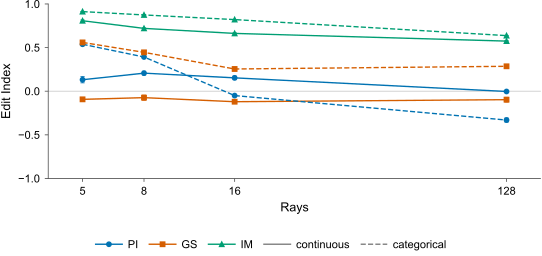

The script that saved this image:
"""Edit Index against ray count with the seed spread (Results, beside the editability table, or appendix).

Numbers come from the tables' own reader, ``pim.figures.tables.collect``, so they are the paper's. Per (run,
block, editor): the parent run's reported arm (``pim.metrics.selection.best_arm`` — the best Edit Index inside
the fidelity guard; ``guarded`` False when no arm passes) and, through ``F.rep_sd``
(``pim.metrics.replicates.pool_replicates``), the seed replicates' pooled mean and SD (n − 1) at a matched
training budget. Plotted: the pooled mean with ± SD bars where n > 1, else the parent's value; the parent's
reported arm outside the guard is drawn hollow. "continuous" = the ``cartesian`` block, "categorical" = the
``appearance-fac`` block (its IM is the categorical inverse map). PI, GS and IM only (round 4, Sevan: ND dropped).
Nothing is computed here.

    .pim/bin/python paper/figs/editability_trends/by_rays.py         # by_rays.pdf/.png (one panel), pieces/B_*.pdf, values
    .pim/bin/python paper/figs/editability_trends/by_rays.py --all   # also, under extra/: the two-panel form
                                                                     # (continuous | categorical) and the half-width panel
"""
from __future__ import annotations

import json
import sys
from pathlib import Path

import matplotlib
import numpy as np

sys.path.insert(0, str(Path(__file__).resolve().parents[1]))            # paper/figs
import paper_style as ps                                                # noqa: E402

REPO = Path(__file__).resolve().parents[3]
sys.path.insert(0, str(REPO))
from pim.figures import tables as T                                     # noqa: E402
from pim.figures.theme import style_ax                                  # noqa: E402

matplotlib.rcdefaults()                     # importing pim.figures.tables applies seaborn's theme; undo it
ps.apply()
import matplotlib.pyplot as plt                                         # noqa: E402
from matplotlib.lines import Line2D                                     # noqa: E402
from matplotlib.ticker import NullLocator                               # noqa: E402

OUT = Path(__file__).resolve().parent
PIECES, EXTRA_DIR = OUT / "pieces", OUT / "extra"
RAYS = (5, 8, 16, 128)
RUN = {r: f"L-dw-{r}ray-20m" for r in RAYS}
BLOCK = {"continuous": "cartesian", "categorical": "appearance-fac"}
LS = {"continuous": "-", "categorical": "--"}
EDITORS = ("PI", "GS", "IM")
MARK = {"PI": "o", "GS": "s", "IM": "^"}
GREY, ZERO = "#7f7f7f", "#c8c8c8"
LEGEND_GAP = 0.18           # inches of clear space between the x-axis label and the legend row beneath it

T.set_basis("cartesian")
F = T.collect([], list(RUN.values()))
assert not F.missing, F.missing


def cell(r: int, block: str, ed: str) -> dict:
    """What the figure shows for one (rays, block, editor): parent's reported arm + the replicates' spread."""
    row = F.df[(F.df["run"] == RUN[r]) & (F.df["basis"] == BLOCK[block])].iloc[0]
    rep = F.rep_sd.get((RUN[r], BLOCK[block]), {})
    n = int(rep.get("n", 1))
    mean, sd = float(rep.get(f"{ed} EI_mean", np.nan)), float(rep.get(f"{ed} EI", np.nan))
    return dict(rays=r, basis=block, editor=ed, n=n, steps=rep.get("steps"),
                canonical=float(row[f"{ed} EI"]), fid=float(row[f"{ed} fid"]), arm=str(row[f"{ed} arm"]),
                guarded=bool(row[f"{ed} guarded"]), mean=mean, sd=sd,
                plotted=mean if n > 1 and np.isfinite(mean) else float(row[f"{ed} EI"]),
                values=rep.get(f"{ed} EI_values"), fid_values=rep.get(f"{ed} fid_values"))


CELLS = [cell(r, block, ed) for block in BLOCK for ed in EDITORS for r in RAYS]


def series(block: str, ed: str) -> list[dict]:
    return [c for c in CELLS if c["basis"] == block and c["editor"] == ed]


# ── drawing ──────────────────────────────────────────────────────────────────


def _ax(ax):
    style_ax(ax)
    for side in ("top", "right"):
        ax.spines[side].set_visible(False)
    ax.tick_params(labelsize=8, labelcolor=ps.TEXT, length=2.5)
    ax.set_xscale("log")
    ax.set_xticks(RAYS)
    ax.set_xticklabels([str(r) for r in RAYS])
    ax.xaxis.set_minor_locator(NullLocator())
    ax.set_xlim(RAYS[0] / 1.3, RAYS[-1] * 1.3)
    ax.set_ylim(-1, 1)
    ax.set_yticks([-1, -0.5, 0, 0.5, 1])


def draw(ax, blocks, editors) -> bool:
    """Mean ± SD per ray count; hollow = the parent's reported arm is outside the guard. Returns whether any is."""
    ax.axhline(0, color=ZERO, lw=0.6, zorder=0)
    any_hollow = False
    for block in blocks:
        for ed in editors:
            S = series(block, ed)
            if all(np.isnan(s["plotted"]) for s in S):
                continue
            x, y, c = [s["rays"] for s in S], [s["plotted"] for s in S], ps.EDITOR_COLORS[ed]
            e = [s["sd"] if s["n"] > 1 else np.nan for s in S]
            ax.errorbar(x, y, yerr=e if np.isfinite(e).any() else None, color=c, ls=LS[block], marker=MARK[ed],
                        ms=3.2, lw=1.0, elinewidth=0.6, capsize=1.5, capthick=0.6, zorder=3)
            hollow = [(s["rays"], s["plotted"]) for s in S if not s["guarded"]]
            if hollow:
                any_hollow = True
                ax.plot(*zip(*hollow), ls="none", marker=MARK[ed], ms=3.2, mfc="white", mec=c, zorder=4)
    _ax(ax)
    return any_hollow


def key_editor(ed):
    return Line2D([], [], color=ps.EDITOR_COLORS[ed], marker=MARK[ed], ms=3.2, lw=1.0, label=ed)


def key_style(block):
    return Line2D([], [], color=GREY, ls=LS[block], lw=1.0, label=block)


def key_hollow():
    return Line2D([], [], ls="none", marker="o", ms=3.2, mfc="white", mec=ps.TEXT, label="outside fidelity guard")


LEGEND_KW = dict(handlelength=2.4, columnspacing=1.0, handletextpad=0.5)


def legend_below(fig, handles, ncol: int) -> None:
    """A figure legend on the page's bottom edge with LEGEND_GAP inches of clear space above it: constrained
    layout lays the axes out in the region above the legend strip (``rect``), so the gap is exact."""
    leg = fig.legend(handles=handles, loc="lower center", bbox_to_anchor=(0.5, 0.0), borderaxespad=0.0,
                     ncol=ncol, **LEGEND_KW)
    strip = leg.get_window_extent(fig.canvas.get_renderer()).height / fig.dpi + LEGEND_GAP
    frac = strip / fig.get_figheight()
    fig.get_layout_engine().set(rect=(0, frac, 1, 1 - frac))


def save_pdf(fig, stem: Path) -> None:
    """ps.save, PDF only (the pieces ship without previews)."""
    ps.save(fig, stem)
    Path(stem).with_suffix(".png").unlink()


def fig_one_panel(stem: Path, width: float, height: float, two_row_legend: bool = False) -> None:
    """Both bases in one panel: continuous solid, categorical dashed; three colour keys + two style keys below."""
    fig, ax = plt.subplots(figsize=(width, height), layout="constrained")
    hollow = draw(ax, BLOCK, EDITORS)
    ax.set_xlabel("Rays")
    ax.set_ylabel("Edit Index")
    eds, sty, hol = [key_editor(e) for e in EDITORS], [key_style(b) for b in BLOCK], [key_hollow()] if hollow else []
    if two_row_legend:      # half width: a legend fills column-wise, so interleaved the rows read "PI GS IM" / "continuous categorical"
        legend_below(fig, [eds[0], sty[0], eds[1], sty[1], eds[2]] + hol, ncol=3)
    else:                   # full width: one row
        h = eds + sty + hol
        legend_below(fig, h, ncol=len(h))
    ps.save(fig, stem)
    plt.close(fig)


def fig_two_panels(stem: Path) -> None:
    """Continuous state | categorical state, sharing y (the round-3 form, kept as an --all variant)."""
    fig, axes = plt.subplots(1, 2, sharey=True, figsize=(ps.TEXT_WIDTH_IN, 2.3), layout="constrained")
    fig.get_layout_engine().set(w_pad=0.02, h_pad=0.02, wspace=0.04)
    hollow = draw(axes[0], ["continuous"], EDITORS) | draw(axes[1], ["categorical"], EDITORS)
    axes[0].set_title("Continuous state", pad=3)
    axes[1].set_title("Categorical state", pad=3)
    axes[0].set_ylabel("Edit Index")
    for ax in axes:
        ax.set_xlabel("Rays")
    h = [key_editor(e) for e in EDITORS] + ([key_hollow()] if hollow else [])
    legend_below(fig, h, ncol=len(h))
    ps.save(fig, stem)
    plt.close(fig)


def piece(block: str, editors, stem: Path) -> None:
    fig, ax = plt.subplots(figsize=(ps.HALF_WIDTH_IN, 2.2), layout="constrained")
    draw(ax, [block], editors)
    ax.set_xlabel("Rays")
    ax.set_ylabel("Edit Index")
    save_pdf(fig, stem)
    plt.close(fig)


def legend_piece(handles, stem: Path) -> None:
    fig = plt.figure(figsize=(ps.TEXT_WIDTH_IN, 0.3))
    fig.legend(handles=handles, loc="center", ncol=len(handles), **LEGEND_KW)
    save_pdf(fig, stem)
    plt.close(fig)


# ── the printed table (checked against experiments/paper_ci/dashboard/ledger.md) ─


def table() -> str:
    L = ["| rays | basis | editor | plotted (mean) | SD | n | budget | members | parent | parent fid | parent arm | inside guard | member fids |",
         "|---|---|---|---|---|---|---|---|---|---|---|---|---|"]
    for c in CELLS:
        if np.isnan(c["plotted"]):
            continue
        vals = " ".join(f"{v:+.3f}" for v in c["values"]) if c["values"] else ""
        fids = " ".join(f"{v:.2f}" for v in c["fid_values"]) if c["fid_values"] else ""
        steps = "/".join(f"{s // 1000}k" for s in c["steps"]) if c["steps"] else ""
        L.append(f"| {c['rays']} | {c['basis']} | {c['editor']} | {c['plotted']:+.3f} | {c['sd']:.3f} | {c['n']} | {steps} | {vals} | "
                 f"{c['canonical']:+.3f} | {c['fid']:.2f} | {c['arm']} | {'yes' if c['guarded'] else 'no'} | {fids} |")
    L.append("")
    L.append("plotted = pooled mean over the seed replicates (n > 1) else the parent's value; SD with n − 1; parent = the "
             "parent run's reported arm (best Edit Index inside the fidelity guard) with its fidelity ratio and arm "
             "(point · step size); inside guard = that arm's fidelity ratio ≤ 1; member fids = the replicates' "
             "fidelity ratios at their own reported arms.")
    return "\n".join(L)


if __name__ == "__main__":
    PIECES.mkdir(exist_ok=True)
    fig_one_panel(OUT / "by_rays", ps.TEXT_WIDTH_IN, 2.6)                     # the paper's figure: one full-width panel
    if "--all" in sys.argv[1:]:                                               # variants, kept out of the top level
        EXTRA_DIR.mkdir(exist_ok=True)
        fig_two_panels(EXTRA_DIR / "by_rays_two_panels")
        fig_one_panel(EXTRA_DIR / "by_rays_half", ps.HALF_WIDTH_IN, 2.9, two_row_legend=True)
    piece("continuous", EDITORS, PIECES / "B_continuous")
    piece("categorical", EDITORS, PIECES / "B_categorical")
    legend_piece([key_editor(e) for e in EDITORS] + [key_style(b) for b in BLOCK] + [key_hollow()], PIECES / "B_legend")
    md = table()
    print(md)
    (OUT / "by_rays_values.md").write_text(md + "\n")
    (OUT / "by_rays_values.json").write_text(json.dumps(
        [{k: v for k, v in c.items()} for c in CELLS if not np.isnan(c["plotted"])], indent=1, default=float))
